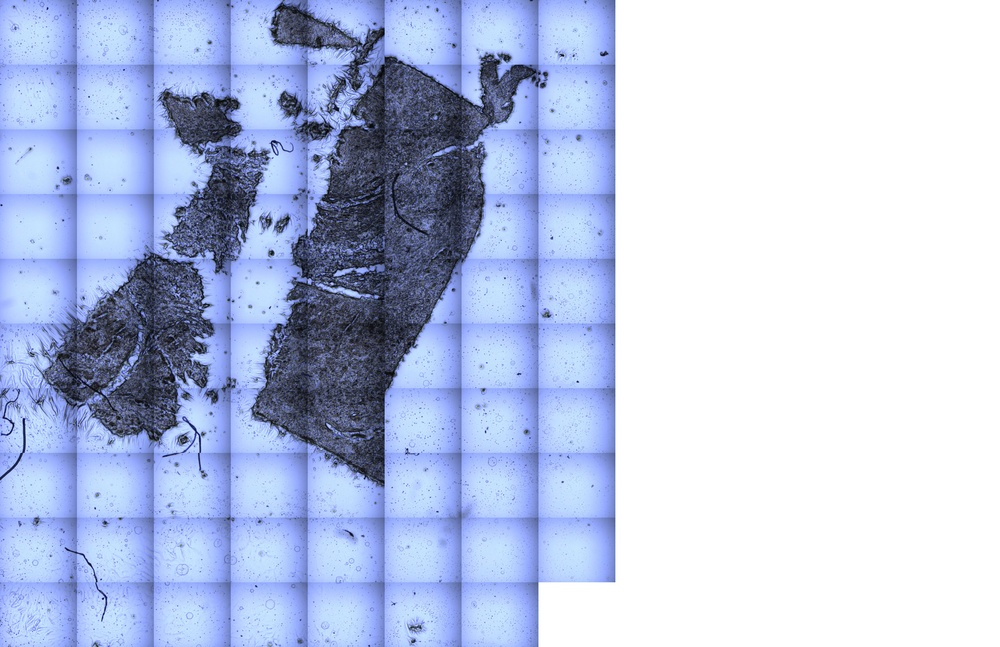
#> input picture acqBianco1_unita.jpg, 1000 x 647 px, shrunk from 5564 x 3600 before the run
$ python match_pattern.py acqBianco1_unita.jpg acqBianco2_unita.jpg acqBianco2_unita.jpg acqBianco2_unita.jpg
#> lines starting #> are read from the running program, lines starting #| are printed output that depends on the picture; after the words box and inside, x2 and y2 are one past the last pixel; in counts of white or black regions, pixels touching at a corner belong together
import cv2
import numpy as np
import sys
import matplotlib.pyplot as plt
import json

# [40 lines of commented-out code are left out]

def search_contours(img, patt):

    _, bitmapImg = cv2.threshold(img, 127, 255, cv2.THRESH_BINARY)
    contours, _ = cv2.findContours(bitmapImg, cv2.RETR_EXTERNAL, cv2.CHAIN_APPROX_NONE)

    if len(contours) == 2:
        contours = sorted(contours, key=lambda c: cv2.boundingRect(c)[0])
        if patt == "A":
            contours = [contours[0]]
        else:
            contours = [contours[1]]
    elif len(contours) >2 or len(contours)<1:
        return -1

    return contours

# [8 lines left out: function search_center, not called in this run]


def main(path_img1, path_img2, patt1, patt2):

#> called with path_img1 = 'acqBianco1_unita.jpg', path_img2 = 'acqBianco2_unita.jpg', patt1 = 'acqBianco2_unita.jpg', patt2 = 'acqBianco2_unita.jpg'
    img1 = cv2.imread(path_img1, cv2.IMREAD_GRAYSCALE)
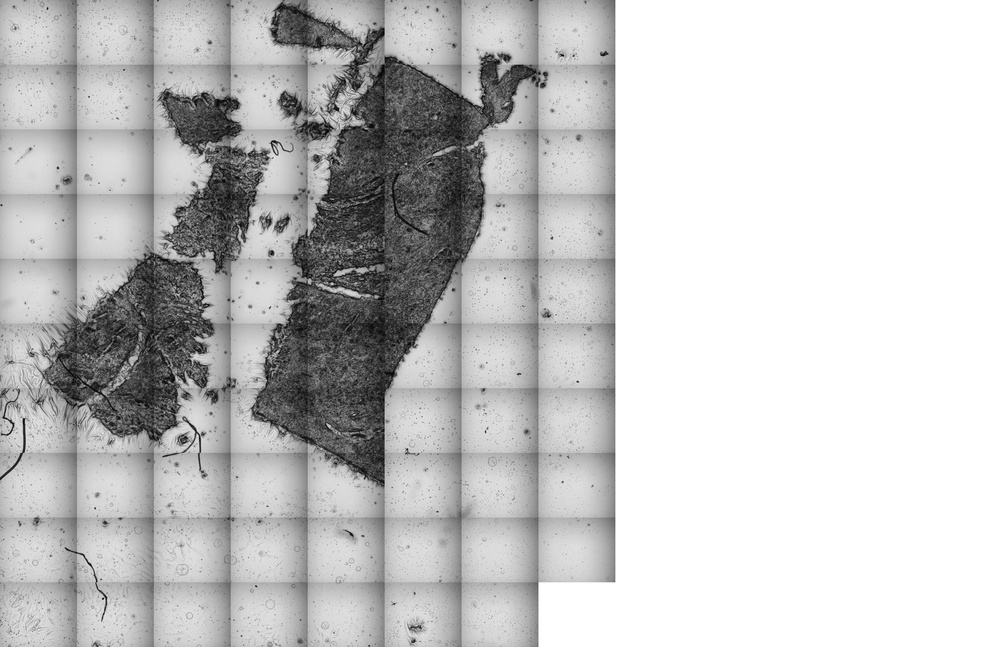
#> img1: shape (647, 1000); min 0, max 255, mean 197
    img2 = cv2.imread(path_img2, cv2.IMREAD_GRAYSCALE)
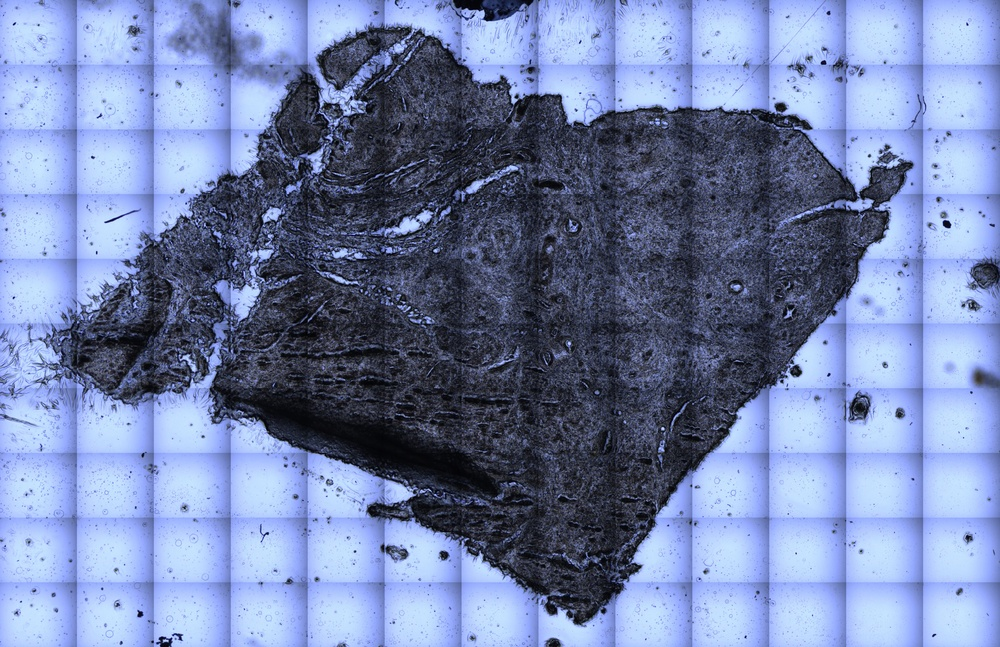
#> input picture acqBianco2_unita.jpg, 1000 x 647 px, shrunk from 5564 x 3600 before the run
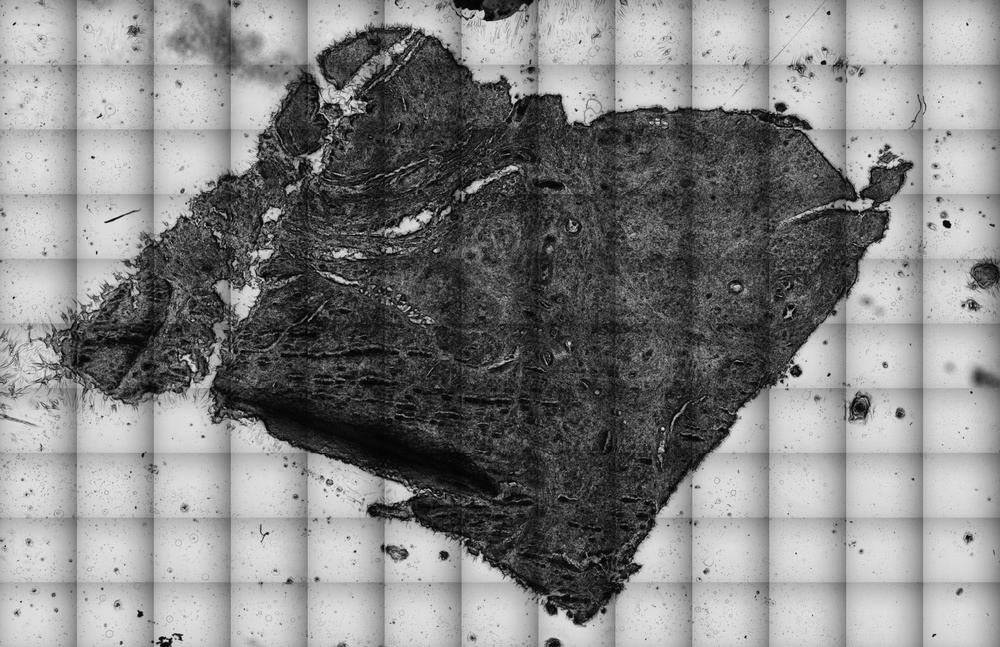
#> img2: shape (647, 1000); min 0, max 233, mean 131.9
    if img1 is None or img2 is None:
        return -1

    contours1 = search_contours(img1, patt1)
#> in search_contours, `_, bitmapImg = cv2.threshold(img, 127, 255, cv2.THRESH_BINARY)`:
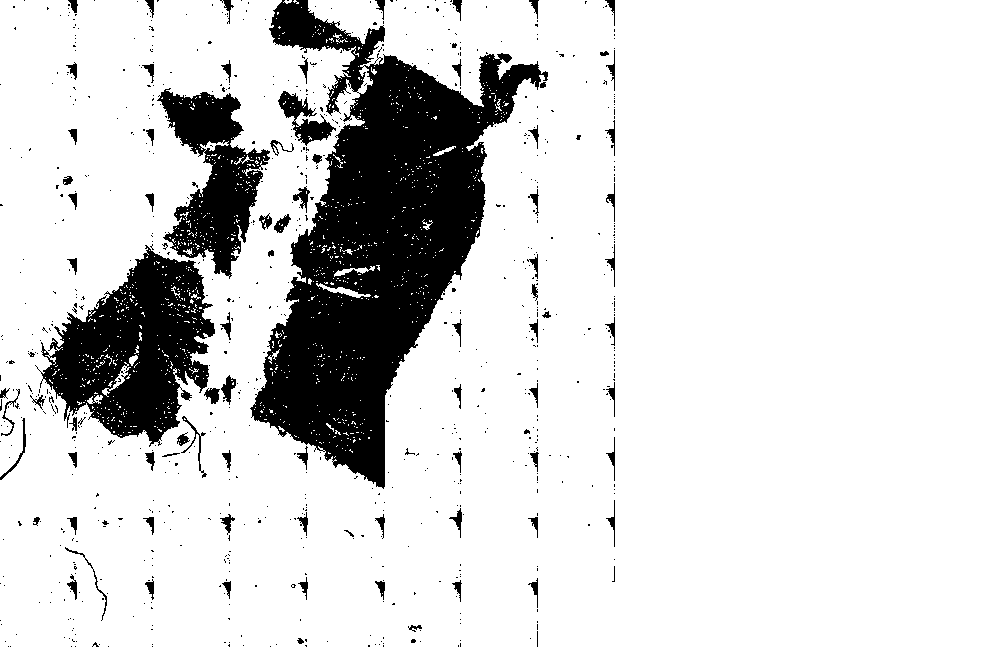
#> bitmapImg: shape (647, 1000); 84.8% white; 822 black regions (736 under 20 px)
#> in search_contours, `contours, _ = cv2.findContours(bitmapImg, cv2.RETR_EXTERNAL, cv2.CHAIN..`: contours = 53 contours, 52 with area under 20; largest, box (x1, y1, x2, y2) and area: (0, 0, 1000, 647) 639810
#> contours1 = -1
    contours2 = search_contours(img2, patt2)
#> call 2 of search_contours, with patt = 'acqBianco2_unita.jpg'
#> in search_contours (call 2), `_, bitmapImg = cv2.threshold(img, 127, 255, cv2.THRESH_BINARY)`:
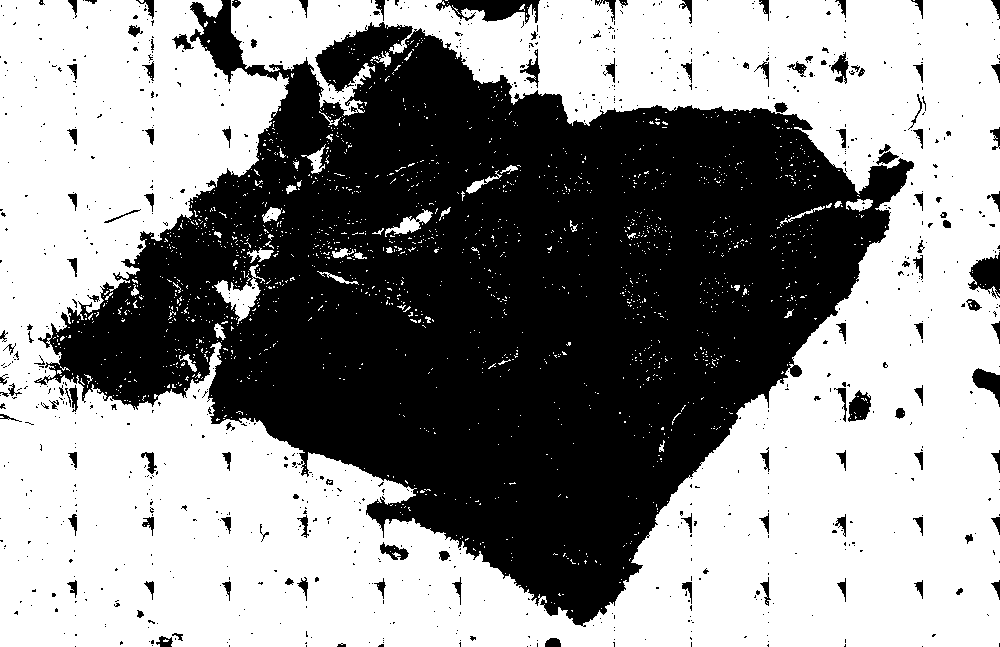
#> bitmapImg: shape (647, 1000); 56.6% white; 944 black regions (814 under 20 px)
#> in search_contours (call 2), `contours, _ = cv2.findContours(bitmapImg, cv2.RETR_EXTERNAL, cv2.CHAIN..`: contours = 1721 contours, 1697 with area under 20; largest, box (x1, y1, x2, y2) and area: (0, 0, 1000, 647) 363855, (214, 264, 265, 324) 878, (385, 209, 433, 237) 386, (301, 144, 326, 174) 192, (846, 199, 873, 212) 186
#> contours2 = -1

#> (the run stopped early here; a loop or call above may not have finished)
